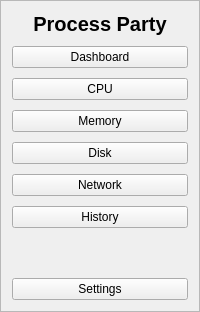
     <widget class="QFrame" name="sidebarFrame">
      <property name="minimumSize">
       <size>
        <width>180</width>
        <height>0</height>
       </size>
      </property>
      <property name="maximumSize">
       <size>
        <width>220</width>
        <height>16777215</height>
       </size>
      </property>
      <property name="frameShape">
       <enum>QFrame::StyledPanel</enum>
      </property>
      <layout class="QVBoxLayout" name="sidebarLayout">
       <property name="spacing">
        <number>10</number>
       </property>

       <item>
        <widget class="QLabel" name="sidebarTitleLabel">
         <property name="text">
          <string>Process Party</string>
         </property>
         <property name="styleSheet">
          <string notr="true">font-size: 20px; font-weight: bold;</string>
         </property>
         <property name="alignment">
          <set>Qt::AlignCenter</set>
         </property>
        </widget>
       </item>

       <item>
        <widget class="QPushButton" name="dashboardButton">
         <property name="text">
          <string>Dashboard</string>
         </property>
        </widget>
       </item>

       <item>
        <widget class="QPushButton" name="cpuButton">
         <property name="text">
          <string>CPU</string>
         </property>
        </widget>
       </item>

       <item>
        <widget class="QPushButton" name="memoryButton">
         <property name="text">
          <string>Memory</string>
         </property>
        </widget>
       </item>

       <item>
        <widget class="QPushButton" name="diskButton">
         <property name="text">
          <string>Disk</string>
         </property>
        </widget>
       </item>

       <item>
        <widget class="QPushButton" name="networkButton">
         <property name="text">
          <string>Network</string>
         </property>
        </widget>
       </item>
       
       <item>
        <widget class="QPushButton" name="historyButton">
          <property name="text">
            <string>History</string>
          </property>
        </widget>
      </item>

       <!-- Spacer to push Settings to bottom -->
       <item>
        <spacer name="sidebarSpacer">
         <property name="orientation">
          <enum>Qt::Vertical</enum>
         </property>
         <property name="sizeHint" stdset="0">
          <size>
           <width>20</width>
           <height>40</height>
          </size>
         </property>
        </spacer>
       </item>

       <!-- Settings Button -->
       <item>
        <widget class="QPushButton" name="settingsButton">
         <property name="text">
          <string>Settings</string>
         </property>
        </widget>
       </item>
      </layout>
     </widget>
